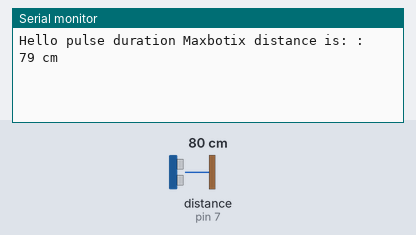
Simulated run of this sketch. Board: Arduino Uno, built with avr-gcc and run on an emulated ATmega328P. Shown: the last lines printed to the serial monitor. Wiring (inferred from the names in the program): range finder with pulse-width output: data pin 7. The test bench sets the inputs (shaded band); at power-on: distance to the obstacle (sensor on pin 7) 80 cm. The echo pulse lasts 58.3 µs per cm.

Above: at 1.2 s.
1.3 s: distance to the obstacle (sensor on pin 7) set to 18 cm
At 1.9 s:
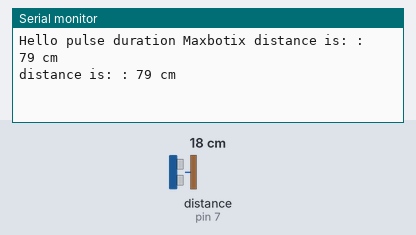
2.8 s: distance to the obstacle (sensor on pin 7) set to 35 cm
At 4.0 s:
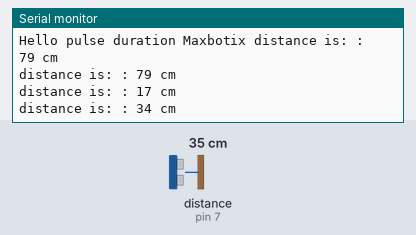
Timing chart, 0 to 5.8 s (numbered marks = the images above; inputs shaded):
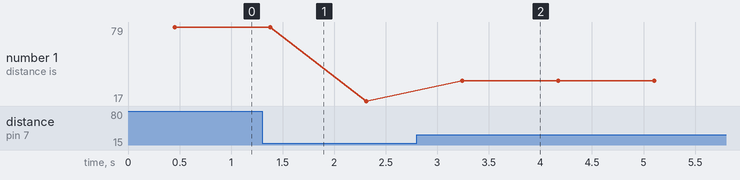

The sketch:

UnoMaxbotixPulseTimeMode.ino
```cpp
/*

   modified by jec to support maxbotix sensor
  adding display printouts, and serial monitor is still there.

   The circuit:
	* +V to maxbotix to V pin of UNO
	* GND connection of the maxbotix attached to ground of UNO
	* AN(analog out) connection of the maxbotix  attached to unconnected as we are using pulse width output
  * PWO pulse width output connection of the maxbotix  attached to digital pin 7 of UNO
  * no resistors needed with UNO as it's 5 volt native unless you switch it to 3.3V.

NOTE you must customize the sensor type. The EZ models have different scaling factors than the HRLV models.
See #ifdef sections in loop

   refer to
   https://learn.adafruit.com/trinket-ultrasonic-rangefinder/debugging-and-going-further?view=all
   https://learn.adafruit.com/ultrasonic-ruler/overview?view=all


 */
/* Board settings
 *  board: uno
 *  CPU 80Mhz
 *  flash: 4M (3M SPIFFS)
 *  upload speed: 115200
 *  programmer AVRISP mkII
 *  */
#include <Wire.h>
extern "C" {
//#include <user_interface.h>
}


// this constant won't change.  It's the pin number
// of the sensor's output:
//const int pingPin = 7;
const int EZ1pin = 7;  // maxbotix pulse duration pin, see loop() section for different scaling depending on sensor.
// These values are for calculating a mathematical median for a number of samples as
// suggested by Maxbotix instead of a mathematical average
int8_t arraysize = 9; // quantity of values to find the median (sample size). Needs to be an odd number
//declare an array to store the samples. not necessary to zero the array values here, it just makes the code clearer
uint16_t rangevalue[] = { 0, 0, 0, 0, 0, 0, 0, 0, 0};
uint16_t modE;        // calculated median distance

void setup() {

  // initialize serial communication:
  Serial.begin(9600);

  Serial.print("Hello pulse duration Maxbotix ");
  pinMode(EZ1pin, INPUT); // Set ultrasonic sensor pin as input
}


void loop() {

  int16_t pulse;  // number of pulses from sensor
  int i=0;
  String stringOut = ": ";

  while( i < arraysize )
  {
    pulse = pulseIn(EZ1pin, HIGH);  // read in time for pin to transition
    // ===== EZ such as MB1040, it is 58uS per mm for range up to 6.45m with 1 inch resolution
    //Pin 2-PW- This pin outputs a pulse width representation of range.
    //The distance can be calculated using the scale factor of 147uS per inch.
    //Pin 3-AN- Outputs analog voltage with a scaling factor of (Vcc/512) per inch.
    //A supply of 5V yields ~9.8mV/in. and 3.3V yields ~6.4mV/in.
    //The output is buffered and corresponds to the most recent range data.
    //Change to ZERO if you don't have an EZ model.
    #if 1   // put 1 here if you using EZ models, and a 0 here if you using HRLV models
    rangevalue[i]=pulse/58;         // pulses to centimeters =58uS (divide by 147uS for inches)
    if( rangevalue[i] < 645 && rangevalue[i] >= 15 ) i++;  // ensure no values out of range
    // ===== HRLV such as 1013, 1023, 1033, it is 1uS per mm for range up to 5000mm with 1mm resolution
    //Pin 2- Pulse Width Output: This pin outputs a pulse width representation of the distance with a scale factor
    //of 1uS per mm. Output range is 300uS for 300-mm to 5000uS for 5000-mm. Pulse width output is +/- 1% of
    //the serial data sent.
    //Pin 3- Analog Voltage Output: On power-up, the voltage on this pin is set to 0V, after which, the voltage on this pin has the voltage corresponding to the latest measured distance.
    //This pin outputs an analog voltage scaled representation of the distance with a scale factor of (Vcc/1024) per 5-mm.
    //Actually, just multiply the number of bits in the value by 5 to yield the range in mm
    #else
    rangevalue[i]=pulse / 10;         // pulses to milliimeters =1uS, to cm =/10 (divide by 147uS for inches)
    if( rangevalue[i] < 500 && rangevalue[i] >= 15 ) i++;  // ensure no values out of range
    #endif
    delay(10);                      // wait between samples
  }
  isort(rangevalue,arraysize);        // sort samples
  modE = mode(rangevalue,arraysize);  // get median


  Serial.print("distance is: ");
  stringOut += modE;
  stringOut += " cm ";
  Serial.println(stringOut);

  delay(500);                        // Read every half second
}


long microsecondsToInches(long microseconds) {
  // According to Parallax's datasheet for the PING))), there are
  // 73.746 microseconds per inch (i.e. sound travels at 1130 feet per
  // second).  This gives the distance travelled by the ping, outbound
  // and return, so we divide by 2 to get the distance of the obstacle.
  // See: http://www.parallax.com/dl/docs/prod/acc/28015-PING-v1.3.pdf
  return microseconds / 74 / 2;
}

long microsecondsToCentimeters(long microseconds) {
  // The speed of sound is 340 m/s or 29 microseconds per centimeter.
  // The ping travels out and back, so to find the distance of the
  // object we take half of the distance travelled.
  return microseconds / 29 / 2;
}


// Sorting function (Author: Bill Gentles, Nov. 12, 2010)
void isort(uint16_t *a, int8_t n){
  for (int i = 1; i < n; ++i)  {
    uint16_t j = a[i];
    int k;
    for (k = i - 1; (k >= 0) && (j < a[k]); k--) {
      a[k + 1] = a[k];
    }
    a[k + 1] = j;
  }
}

// Mode function, returning the mode or median.
uint16_t mode(uint16_t *x,int n){
  int i = 0;
  int count = 0;
  int maxCount = 0;
  uint16_t mode = 0;
  int bimodal;
  int prevCount = 0;
  while(i<(n-1)){
    prevCount=count;
    count=0;
    while( x[i]==x[i+1] ) {
      count++;
      i++;
    }
    if( count > prevCount & count > maxCount) {
      mode=x[i];
      maxCount=count;
      bimodal=0;
    }
    if( count == 0 ) {
      i++;
    }
    if( count == maxCount ) {      //If the dataset has 2 or more modes.
      bimodal=1;
    }
    if( mode==0 || bimodal==1 ) {  // Return the median if there is no mode.
      mode=x[(n/2)];
    }
    return mode;
  }
}
```

Measured:
- after the input at 2.8 s, the serial monitor: prints a new line after 0.44 s (image 2)
- plotted number 1: 79 → 17 after the input at 1.3 s, 17 → 34 after the input at 2.8 s
